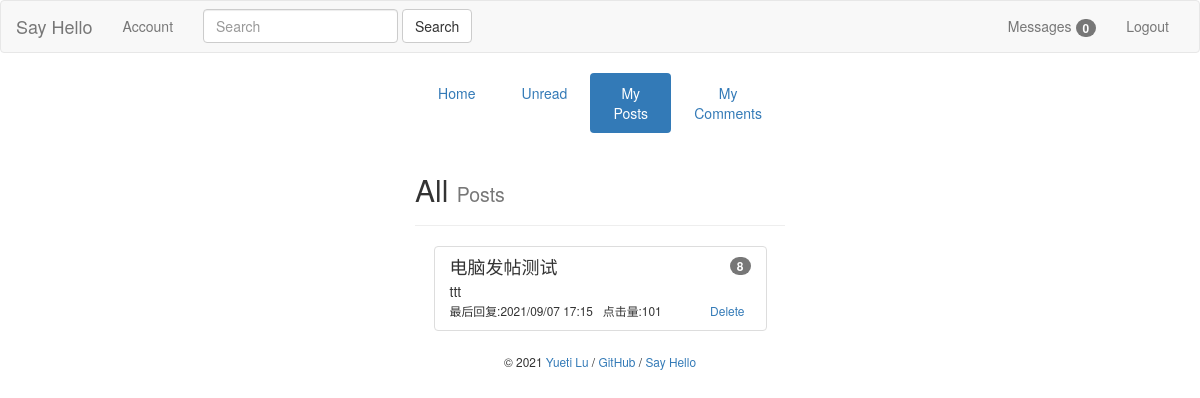
The page /admin/posts (signed in) on the database as committed earlier.
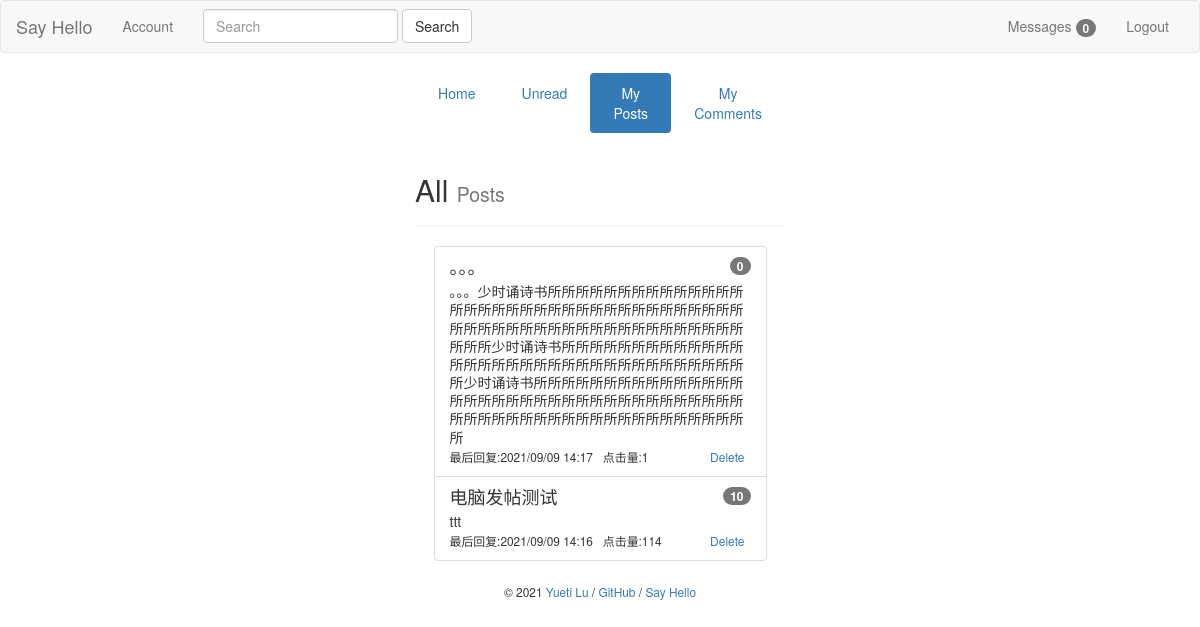
The same page on the database as committed later.
### bluelog/models.py (models this page shows)
class Post(db.Model):
    id = db.Column(db.Integer, primary_key=True)
    title = db.Column(db.String(60))
    body = db.Column(db.Text)
    name = db.Column(db.String(60))
    clickNum = db.Column(db.Integer, default=0)
    commentNum = db.Column(db.Integer, default=0)
    postTime = db.Column(db.DateTime, default=datetime.now)
    timestamp = db.Column(db.DateTime, default=datetime.now)
    user_id = db.Column(db.Integer, db.ForeignKey('user.id'))
    user = db.relationship('User', back_populates='posts')
    comments = db.relationship('Comment', back_populates='post', cascade='all,delete-orphan')

### bluelog/blueprints/admin.py (the view)
@admin_bp.route('/posts')
def managePosts():
    if not current_user.is_authenticated:
        return redirect(url_for('blog.index'))
    else:
        allPosts = Post.query.filter(Post.user_id == current_user.id).order_by(Post.postTime.desc()).all()
        return render_template('admin/managePosts.html', posts=allPosts)

### bluelog/forms.py
class SearchForm(FlaskForm):
    body = StringField('SearchMessage', validators=[DataRequired()])
    submit = SubmitField('Search')

### bluelog/__init__.py (called while the page is built)
def register_template_context(app):
    @app.context_processor
    def injectSearchForm():
        searchForm = SearchForm()
        return dict(searchForm=searchForm)
    @app.context_processor
    def injectUnreadMessage():
        if current_user.is_authenticated:
            user = User.query.get(current_user.id)
            unreadMessageNum = UnreadMessage.query.filter(and_(UnreadMessage.user_id == user.id,
                                                               UnreadMessage.haveRead == 0)).count()
            return dict(unreadMessageNum=unreadMessageNum)
        else:
            return dict(unreadMessageNum=0)

### bluelog/extensions.py (called while the page is built)
@login_manager.user_loader
def load_user(user_id):
    from bluelog.models import User
    user = User.query.get(int(user_id))
    return user

### bluelog/templates/admin/managePosts.html
{% extends 'base.html' %}
{% from "macros.html" import show_flash with context %}
{% from "macros.html" import show_footer %}
{% from "macros.html" import show_post_in_admin %}
{% block content %}
    <div class="col-md-4"></div>
    <div class="col-md-4">
        <ul class="nav nav-pills nav-justified">
            <li role="presentation"><a href="{{ url_for('admin.index') }}">Home</a></li>
            <li role="presentation"><a href="{{ url_for('admin.manageUnreadMessages') }}">Unread</a></li>
            <li role="presentation" class="active"><a href="{{ url_for('admin.managePosts') }}">My Posts</a></li>
            <li role="presentation"><a href="{{ url_for('admin.manageComments') }}">My Comments</a></li>
        </ul>
        <div class="page-header">
            <h2>All <small>Posts</small></h2>
        </div>
        <ul class="list-group" style="margin:0 auto; width:90%">
            {% for post in posts %}
                {{ show_post_in_admin(post) }}
            {% endfor %}
        </ul>
        {{ show_footer() }}
    </div>
    <div class="col-md-4"></div>
{% endblock content %}

### bluelog/templates/macros.html (shortened to what this page needs)
{% macro show_footer() %}
    <footer class="text-center" style="margin-top: 20px;">
        <small> &copy; 2021 <a href="https://github.com/luyueti111" title="Written by Grey Li">Yueti Lu</a> /
            <a href="https://github.com/luyueti111/Bluelog" title="Fork me on GitHub">GitHub</a> /
            <a href="{{ url_for('blog.hello') }}" title="A HelloFlask project">Say Hello</a>
        </small>
    </footer>
{% endmacro %}
{% macro show_post_in_admin(post) %}
    <li class="list-group-item">
        <a href="{{ url_for('blog.replyPage', post_id=post.id) }}" style="color: inherit; text-decoration: none;">
            <h4 class="list-group-item-heading">{{ post.title }}<span
                    class="badge pull-right">{{ post.commentNum }}</span></h4>
            <p class="list-group-item-text"
               style="width: 100%; word-break: break-all; word-wrap: break-word">{{ post.body }}</p>
            <small style="right: 0">
                最后回复:{{ post.timestamp.strftime('%Y/%m/%d %H:%M') }}&nbsp;&nbsp;
            </small>
            <small>点击量:{{ post.clickNum }}&nbsp;&nbsp;</small>
        </a>
        <a href="{{ url_for('admin.deletePost', post_id=post.id) }}"
           class="btn btn-link pull-right btn-xs"
           onclick="return confirm('Are you Sure?')">Delete</a>
    </li>
{% endmacro %}

Rows that differ between the two databases and show on the page:
added Post: title "。。。", commentNum "0", body "。。。少时诵诗书所所所所所所所所所所所所所所所所所所所所所所所所所所所所所所所所所所所所所所所所所所所所所所所所所所所所所所所所所所所少时诵诗书所所所所所所所所所所所所所所所所所所所所所所所所所所所所所所所所所所所少时诵诗书所所所所所所所所所所所所所所所所所所所所所所所所所所所所所所所所所所所所所所所所所所所所所所所所所所所所所所所所所所", timestamp "2021/09/09 14:17", clickNum "1"
changed Post "电脑发帖测试": commentNum "8" → "10"; timestamp "2021/09/07 17:15" → "2021/09/09 14:16"; clickNum "101" → "114"
